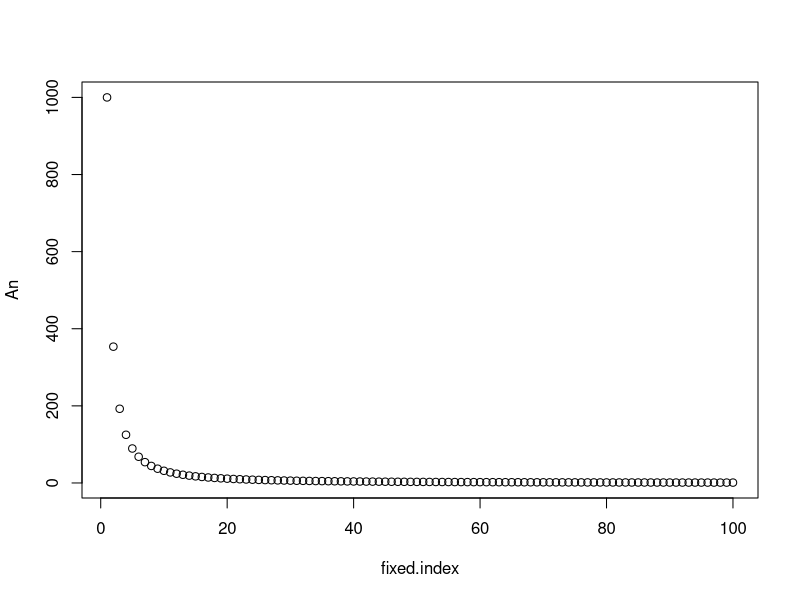
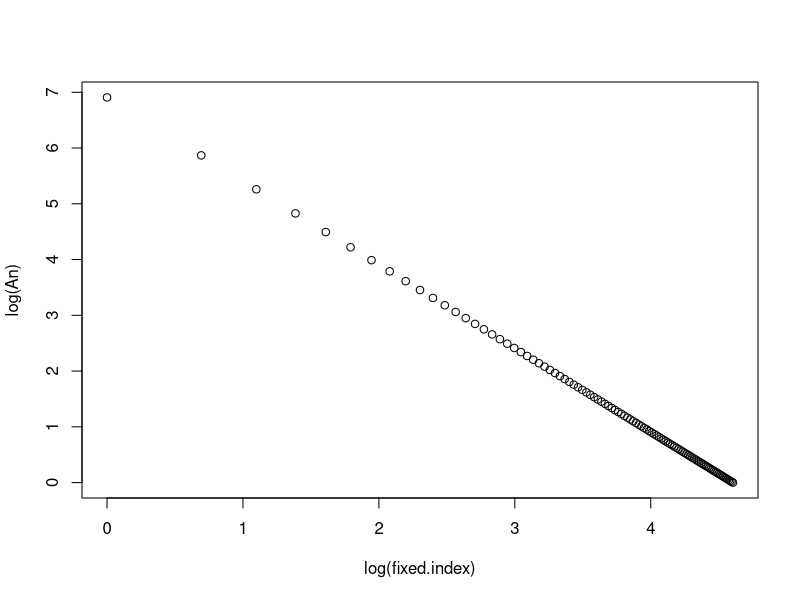
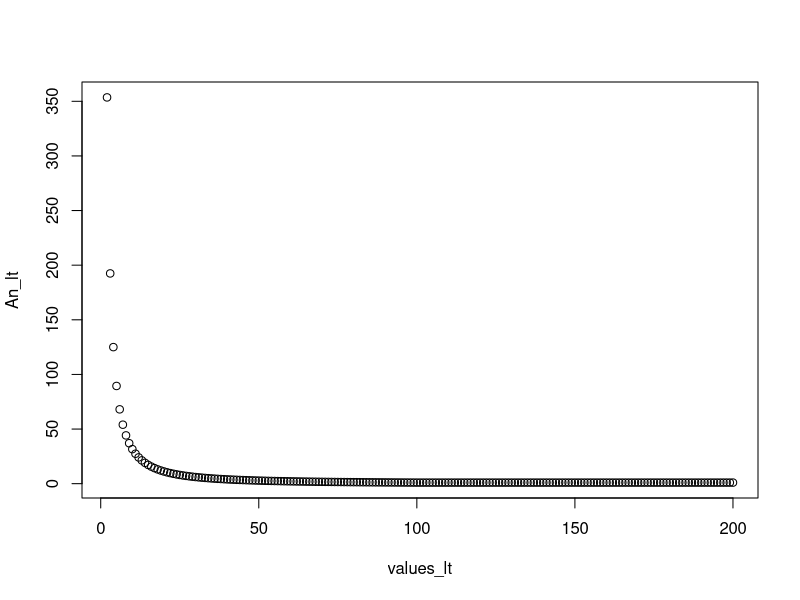
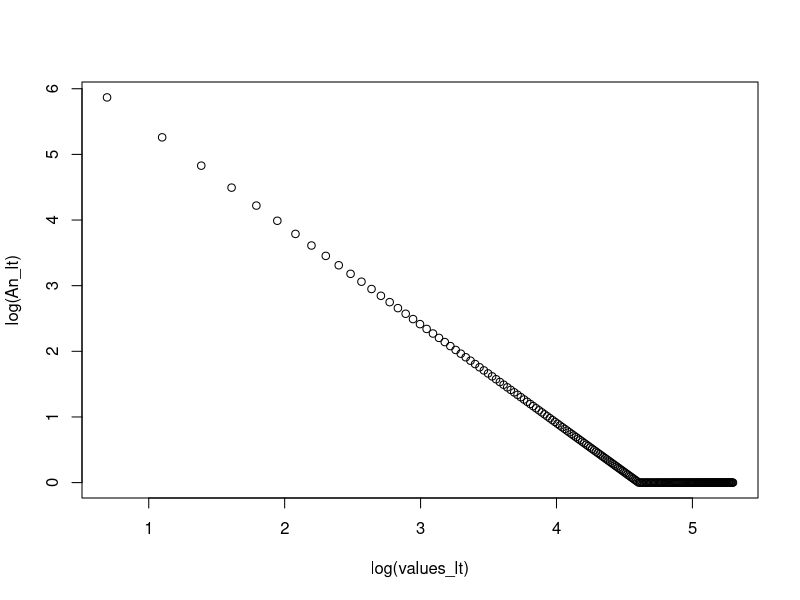

R code for these plots, in order: (Note: this script raises an error after producing the figures.)
## Estimate openness from simulated curves with deviations from the power law (I)
#     * Add constant distribution to the tail of a power law curve
#
# Written by Carlos Valiente-Mullor
#
# Usage:
#       Rscript powerLaw_deviations_1.R.R
#

# Libs
library(reshape2)
library(ggplot2)
library(minpack.lm)

# Paths
outpath="path/to/output/dir"

### 1. Generate power-law distribution ###

# Parameters of the model (power-law)
# C=1000, a=1.5, N=100 -> last Delta(n) value=1
C = 1000   # constant
a = 1.5
sample_size = 100 # N
fixed.index = seq(sample_size) # vector of N values

# ==> Values to simulate open pangenome <==
# a = 0.8
# sample_size = 4000
# fixed.index = seq(sample_size) # vector of N values

# Compute An values with power-law formula
values = fixed.index
An = C * values^(-a)

# Plots to explore data
plot( fixed.index, An ) # plot rarefaction curve
plot( log(fixed.index), log(An) ) # plot log-log curve

# Remove 1st value
An = An[2:sample_size]

## 1.2 Estimate alpha from original curve ##
x.all = values[2:sample_size]
y.all = An

# Linearized method
fitHeaps <- lm(log(y.all) ~ log(x.all), na.action = na.exclude)
linear_hl.all = summary(fitHeaps)
linear_hl.all.alpha = -1*(linear_hl.all$coefficients[2])

linear_hl.all.alpha

# Minimum squares method
control1 = nls.control(maxiter=1000, tol=1e-05, warnOnly = T)
fitM = try( nlsLM(y.all ~ k*x.all^power, start = list(power = 1, k = 1),
                control = control1, na.action=na.exclude))
model_result = summary(fitM)
model_result.alpha = -1*(model_result$parameters[1])
model_result.se = model_result$parameters[3]

model_result.alpha

### 2. Add tail of Delta(n)=1 ###

tail_size = 100
An_lt = c(An, rep(1, tail_size))

values_lt = seq(2, sample_size+tail_size) # index/N including An=1 observations

# Plots to explore data
plot( values_lt, An_lt )           # plot rarefaction curve
plot( log(values_lt), log(An_lt) ) # plot log-log curve


### 3. Compute alpha with total N ###
x.all = values_lt
y.all = An_lt

# Linearized method, lm
fitHeaps <- lm(log(y.all) ~ log(x.all), na.action = na.exclude)
linear_hl.all = summary(fitHeaps)
linear_hl.all.alpha = -1*(linear_hl.all$coefficients[2])

linear_hl.all.alpha

# Minimum squares method, nlsLM

control1 = nls.control(maxiter=1000, tol=1e-05, warnOnly = T)
fitM = try( nlsLM(y.all ~ k*x.all^power, start = list(power = 1, k = 1),
                control = control1, na.action=na.exclude))
model_result = summary(fitM)
model_result.alpha = -1*(model_result$parameters[1])
model_result.se = model_result$parameters[3]

model_result.alpha

### 4. Compute alpha with incremental N values ###
res.def.med = c()
data_curve.med = list()

res.def.med.nls = c()

for (i in seq(2, length(values_lt))) {
  # Data for incremental N values
  x.med = values_lt[1:i]
  y.med = An_lt[1:i]
  
  y.med[y.med == 0] <- NA
  
  data_curve.med[[(i-1)]] = cbind(x.med, y.med)
  
  ## Heaps' law (power law) - linear; ln
  fitHeaps <- try( lm(log(y.med) ~ log(x.med), na.action = na.exclude) )

  if ( class(fitHeaps) != "try-error" ) {
    fit_res = summary(fitHeaps)
    fit_res.alpha = -1*(fit_res$coefficients[2])
    fit_res.se = fit_res$coefficients[4]

    # results df - alpha values
    res = c("Simulated An values (lm)", i, values_lt[i], fit_res.alpha, fit_res.se)
    names(res) = c("method", "index", "N", "alpha", "SE")

    res.def.med = rbind(res.def.med, res)
  }
  
  ## Heaps' law (power law) - nlsLM
  control1 = nls.control(maxiter=1000, tol=1e-05, warnOnly = T)
  fitM = try( nlsLM(y.med ~ k*x.med^power, start = list(power = 1, k = 1),
                  control = control1, na.action=na.exclude))
    
  if ( class(fitHeaps) != "try-error" ) {
    model_result = summary(fitM)
    model_result.alpha = -1*(model_result$parameters[1])
    model_result.se = model_result$parameters[3]
    
    # results df - alpha values
    res = c("Simulated An values (nlsLM)", i, values_lt[i], model_result.alpha, model_result.se)
    names(res) = c("method", "index", "N", "alpha", "SE")
    
    res.def.med.nls = rbind(res.def.med.nls, res)
  }
  
}


# Datasets
a_perN.med = as.data.frame(res.def.med)
a_perN.med[,2] = as.numeric(a_perN.med[,2])
a_perN.med[,3] = as.numeric(a_perN.med[,3])
a_perN.med[,4] = as.numeric(a_perN.med[,4])
a_perN.med[,5] = as.numeric(a_perN.med[,5])

a_perN.med.nls = as.data.frame(res.def.med.nls)
a_perN.med.nls[,2] = as.numeric(a_perN.med.nls[,2])
a_perN.med.nls[,3] = as.numeric(a_perN.med.nls[,3])
a_perN.med.nls[,4] = as.numeric(a_perN.med.nls[,4])
a_perN.med.nls[,5] = as.numeric(a_perN.med.nls[,5])

# Write alpha results
# lm
rownames(a_perN.med) = NULL

mytable = paste0(outpath, "simulated_", a, ".results.alpha_perN_lm.csv")
write.csv(a_perN.med, mytable, row.names = F)

# nlsLM
rownames(a_perN.med.nls) = NULL

mytable = paste0(outpath, "simulated_", a, ".results.alpha_perN_nlsLM.csv")
write.csv(a_perN.med.nls, mytable, row.names = F)


## Plots
# plot alpha-vs-N

# lm
curve.med = ggplot(a_perN.med, aes(x=N, y=alpha)) + geom_point()

myplot.med = paste0(outpath, "simulated_", a, ".plot.alpha_perN_lm.png")
ggsave(myplot.med, plot=curve.med, width = 7.22, height = 7.22)

# nlsLM
curve.med.nls = ggplot(a_perN.med.nls, aes(x=N, y=alpha)) + geom_point()

myplot.med.nls = paste0(outpath, "simulated_", a, ".plot.alpha_perN_nlsLM.png")
ggsave(myplot.med.nls, plot=curve.med.nls, width = 7.22, height = 7.22)


# Log-log curve data + Alpha
log_curve.med = lapply(data_curve.med, log)

# lm
log.med.outpath = paste0(outpath, "simulated_", a, ".alpha_log-log.alpha_perN_lm.pdf")
list4 = list()
for (i in 1:length(log_curve.med)){
  lbl = paste0("\u03b1 = ", round(a_perN.med$alpha[i],3)) +
  list4[[i]] <- ggplot(as.data.frame(log_curve.med[[i]]), aes(x=x.med, y=y.med)) + 
    geom_point() + 
    geom_smooth(method="lm", se=F) +
    xlim(0, 9) + ylim(-0.5, 6.5) +
    annotate("text", x=5, y=5, 
             label = lbl, 
             size=7, color="black")
}

# save w/ cairo_pdf in order to print "alpha" character
grDevices::cairo_pdf(filename = log.med.outpath, onefile = T)
list4
dev.off()

# nlsLM
log.med.outpath = paste0(outpath, "simulated_", a, ".alpha_log-log.alpha_perN_nlsLM.pdf")
list4 = list()
for (i in 1:length(log_curve.med)){
  lbl = paste0("\u03b1 = ", round(a_perN.med.nls$alpha[i],3)) +
  list4[[i]] <- ggplot(as.data.frame(log_curve.med[[i]]), aes(x=x.med, y=y.med)) + 
    geom_point() + 
    geom_smooth(method="lm", se=F) +
    xlim(0, 9) + ylim(-0.5, 6.5) +
    annotate("text", x=5, y=5, 
             label = lbl, 
             size=7, color="black")
}

# (save w/ cairo_pdf in order to print "alpha" character)
grDevices::cairo_pdf(filename = log.med.outpath, onefile = T)
list4
dev.off()
